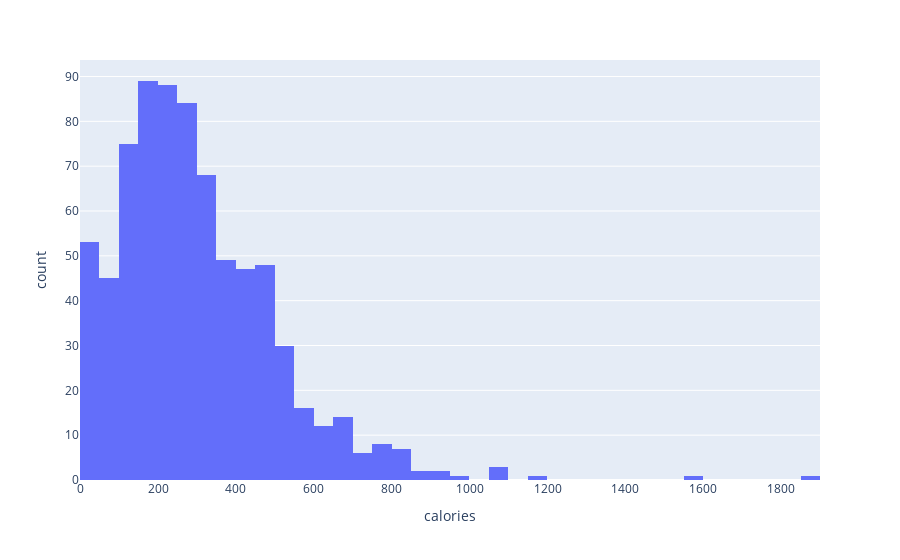

Notebook cell for this chart:
### Code cell
fig = px.histogram(df, x="calories")
fig.show()

### Figure 1 — Plotly figure (JSON) as saved in the notebook; plotly's stock layout.template omitted (floating-point values rounded to 4 significant figures; data arrays with more than 128 entries replaced by an {"elided": "..."} marker saying what was removed)
{"data": [{"alignmentgroup": "True", "bingroup": "x", "hovertemplate": "calories=%{x}<br>count=%{y}<extra></extra>", "legendgroup": "", "marker": {"color": "#636efa", "pattern": {"shape": ""}}, "name": "", "offsetgroup": "", "orientation": "v", "showlegend": false, "type": "histogram", "x": {"elided": "750 int values"}, "xaxis": "x", "yaxis": "y"}], "layout": {"barmode": "relative", "legend": {"tracegroupgap": 0}, "margin": {"t": 60}, "xaxis": {"anchor": "y", "domain": [0, 1], "title": {"text": "calories"}}, "yaxis": {"anchor": "x", "domain": [0, 1], "title": {"text": "count"}}}}
